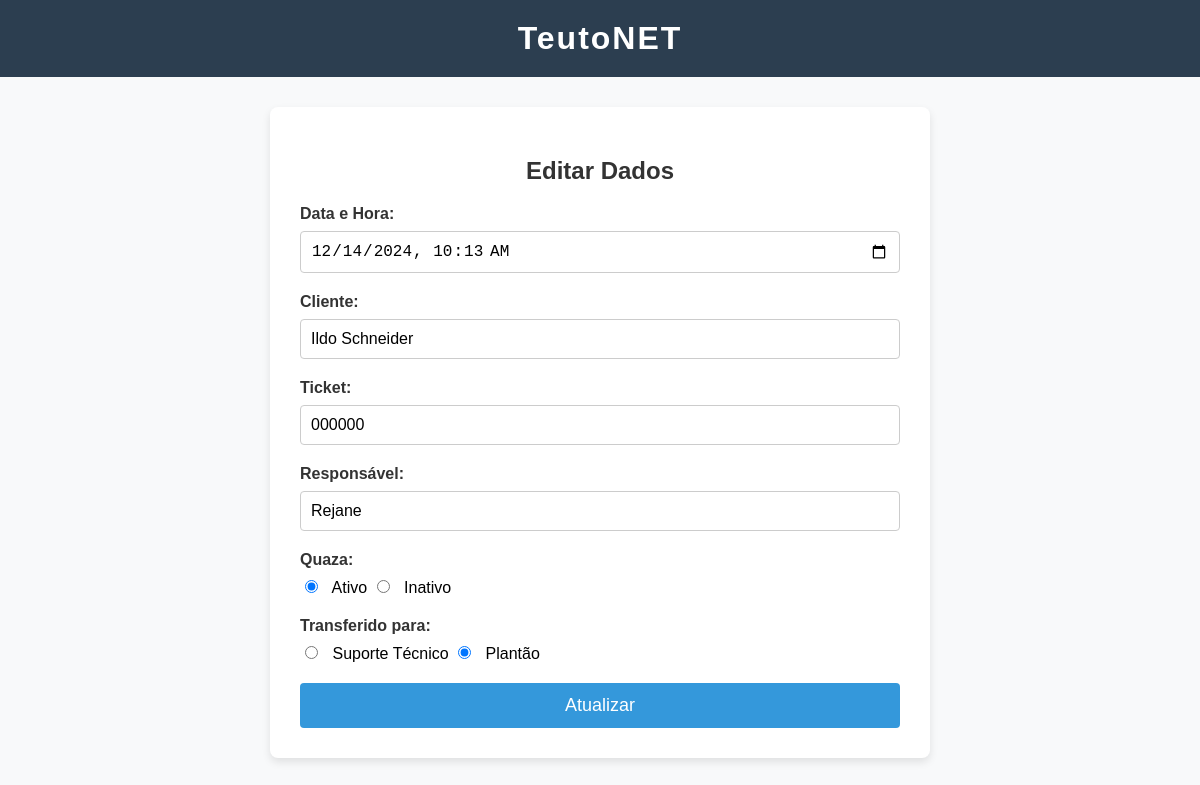
Screenshot of /edit/1 with the database file from the repository.
### tables this page shows
CREATE TABLE registros (
        id INTEGER PRIMARY KEY AUTOINCREMENT,
        data TEXT,
        cliente TEXT,
        ticket TEXT,
        responsavel TEXT,
        quaza TEXT,
        passado_para TEXT
    );

### app.py (the view, shortened to what this page needs)
@app.route('/edit/<int:id>', methods=['GET', 'POST'])
def edit(id):
    conn = get_db_connection()
    row = conn.execute('SELECT * FROM registros WHERE id = ?', (id,)).fetchone()
    conn.close()
    return render_template('edit.html', row=row)

### app.py (called while the page is built)
def get_db_connection():
    conn = sqlite3.connect('data.db')
    conn.row_factory = sqlite3.Row
    return conn

### templates/edit.html (shortened to what this page needs)
<!DOCTYPE html>
<html lang="pt-br">
<head>
    <link rel="stylesheet" href="{{ url_for('static', filename='style.css') }}">
</head>
<body>
    <header>
        <div class="logo">TeutoNET</div>
    </header>
    <div class="form-container">
        <h2>Editar Dados</h2>
        <form method="POST">
<div class="form-group">
    <label for="data">Data e Hora:</label>
    <input type="datetime-local" id="data" name="data" class="input-field"
           value="{{ row['data'][:16].replace(' ', 'T') }}" required>
</div>
            <div class="form-group">
                <label for="cliente">Cliente:</label>
                <input type="text" id="cliente" name="cliente" class="input-field" value="{{ row['cliente'] }}" required>
            </div>
            <div class="form-group">
                <label for="ticket">Ticket:</label>
                <input type="text" id="ticket" name="ticket" class="input-field" value="{{ row['ticket'] }}" required>
            </div>
            <div class="form-group">
                <label for="responsavel">Responsável:</label>
                <input type="text" id="responsavel" name="responsavel" class="input-field" value="{{ row['responsavel'] }}" required>
            </div>
            <div class="form-group">
                <label for="quaza">Quaza:</label>
                <div class="radio-group">
                    <input type="radio" id="ativo" name="quaza" value="Ativo" {% if row['quaza'] == 'Ativo' %} checked {% endif %}> Ativo
                    <input type="radio" id="inativo" name="quaza" value="Inativo" {% if row['quaza'] == 'Inativo' %} checked {% endif %}> Inativo
                </div>
            </div>
            <div class="form-group">
                <label for="passado_para">Transferido para:</label>
                <div class="radio-group">
                    <input type="radio" id="suporte_tecnico" name="passado_para" value="Suporte Técnico" {% if row['passado_para'] == 'Suporte Técnico' %} checked {% endif %}> Suporte Técnico
                    <input type="radio" id="plantão" name="passado_para" value="Plantão" {% if row['passado_para'] == 'Plantão' %} checked {% endif %}> Plantão
                </div>
            </div>
            <button type="submit" class="submit-btn">Atualizar</button>
        </form>
    </div>
</body>
</html>

### static/style.css (style rules this page uses)
body { font-family: 'Arial', sans-serif; background-color: #f8f9fa; margin: 0; padding: 0; }
header { background-color: #2c3e50; color: #fff; padding: 20px; text-align: center; }
header .logo { font-size: 32px; font-weight: bold; letter-spacing: 2px; }
.form-container { max-width: 600px; margin: 30px auto; background-color: #fff; padding: 30px; border-radius: 8px; box-shadow: 0 4px 8px rgba(0, 0, 0, 0.1); }
h2 { font-size: 24px; color: #333; text-align: center; margin-bottom: 20px; }
.form-group { margin-bottom: 20px; }
.form-group label { display: block; font-weight: bold; color: #333; margin-bottom: 8px; }
.input-field { width: 100%; padding: 10px; border-radius: 4px; border: 1px solid #ccc; box-sizing: border-box; font-size: 16px; }
.radio-group input { margin-right: 10px; }
.submit-btn { background-color: #3498db; color: #fff; padding: 12px 20px; border: none; border-radius: 4px; width: 100%; font-size: 18px; cursor: pointer; }

### rows the page displays
registros: data "12/14/2024 10:13", cliente "Ildo Schneider", ticket "000000", responsavel "Rejane", quaza "☑", passado_para "☑"
